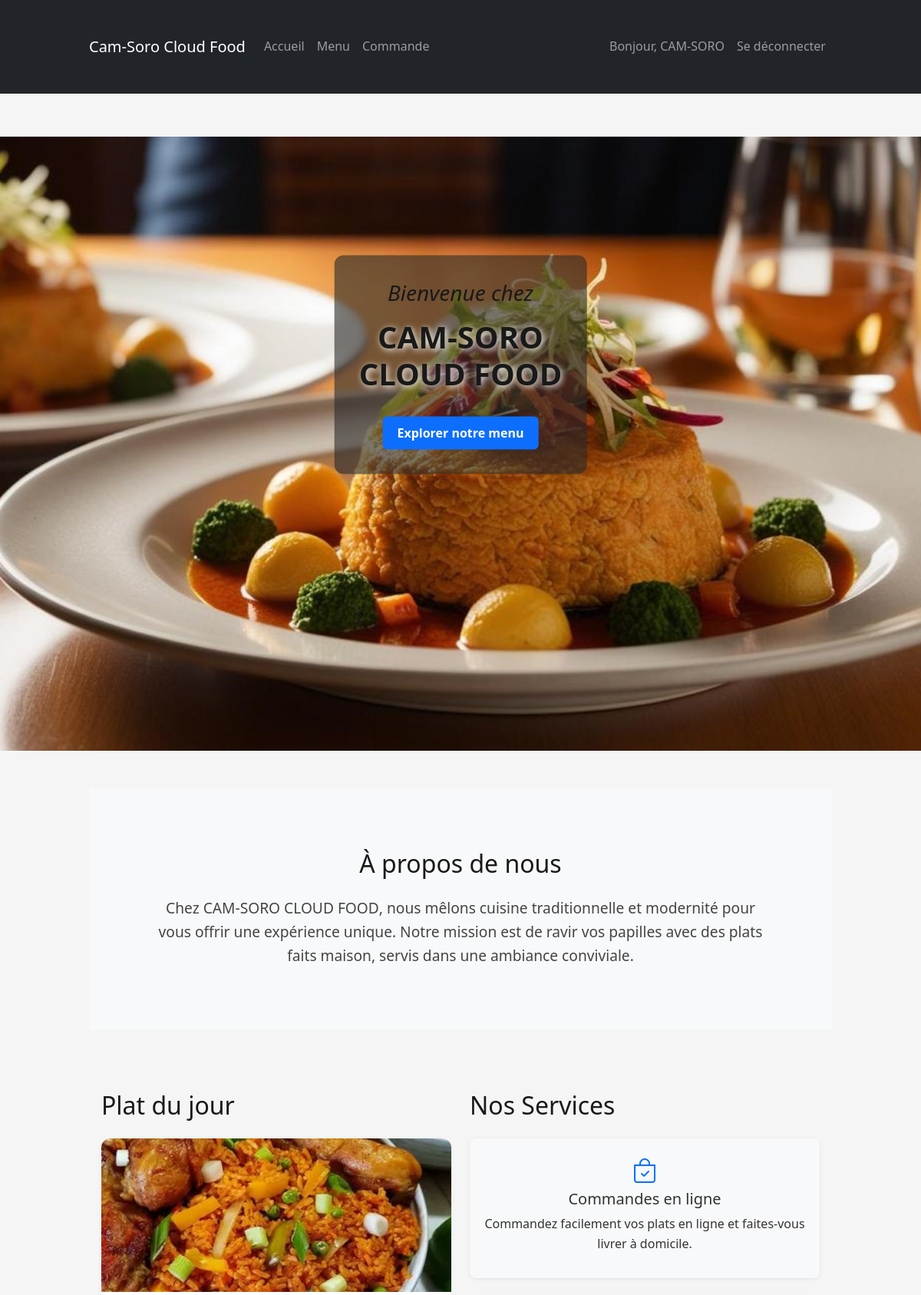
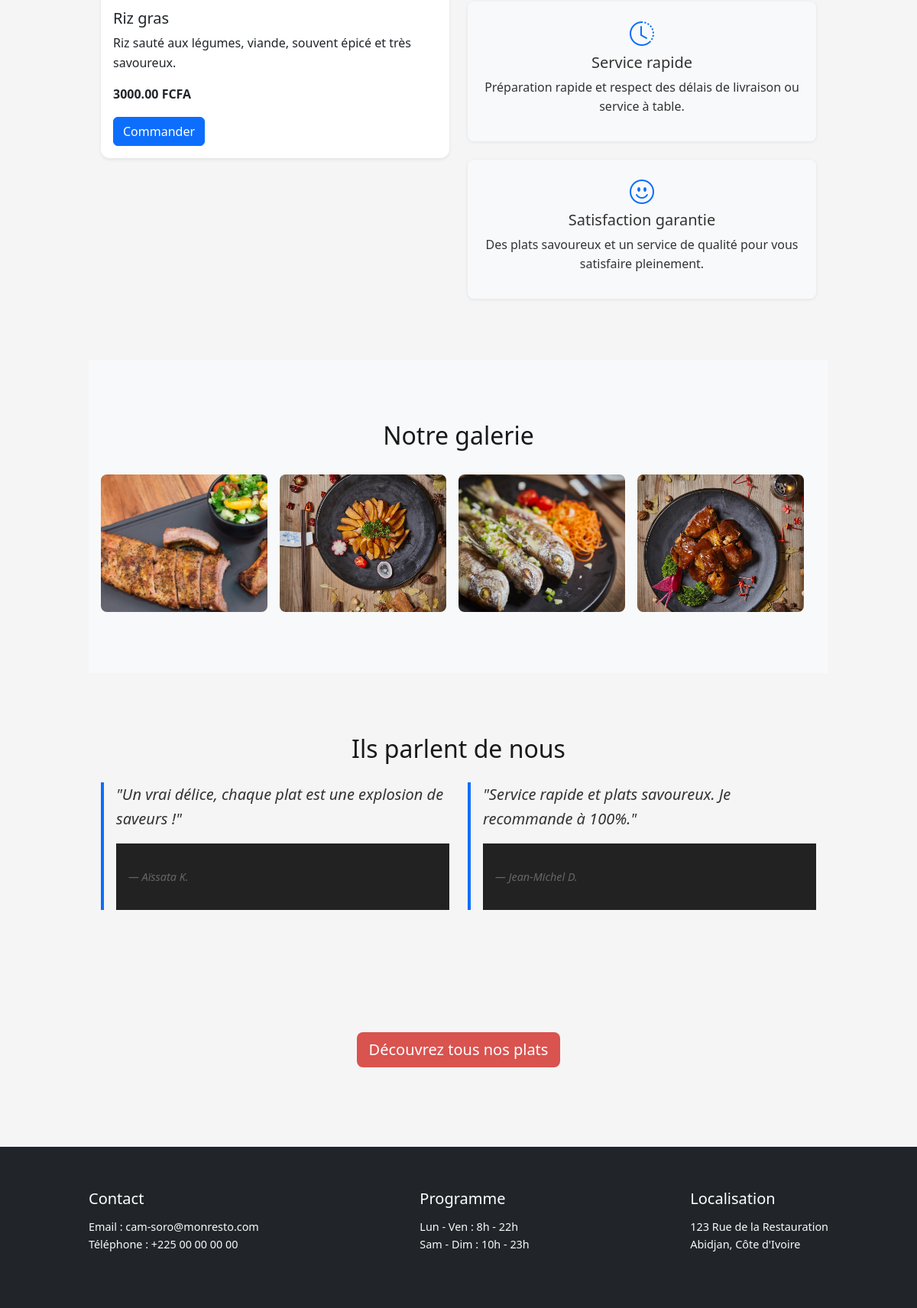
The app's page / (signed in) with its own data (2 pictures, top to bottom).
### app/models.py (models this page shows, shortened)
class DailySpecial(models.Model):
    date = models.DateField()
    menu = models.ForeignKey(Menu, on_delete=models.CASCADE)

class Menu(models.Model):
    name = models.CharField(max_length=100)          # Nom du plat
    description = models.TextField(blank=True)       # Description du plat
    price = models.DecimalField(max_digits=6, decimal_places=2)  # Prix du plat
    image = models.ImageField(upload_to='images/', blank=True, null=True)  # Image du plat (optionnelle)

### app/views.py (the view)
# urls.py: 2. Add a URL to urlpatterns:  path('', views.home, name='home')
def home(request):
    special = DailySpecial.objects.order_by('-date').first()
    return render(request, 'app/home.html', {'special': special})

### app/templates/app/home.html (shortened to what this page needs)
{% extends 'app/base.html' %}
{% load static %}
{% block content %}
<div id="carousel" class="carousel mb-5">
  <div class="slides">
  </div>
  <div class="carousel-text text-center">
    <h3><em>Bienvenue chez</em></h3>
    <h1>CAM-SORO <br> CLOUD FOOD</h1>
    <a href="{% url 'app:menu_list' %}" class="btn">Explorer notre menu</a>
  </div>
</div>
<section class="bg-light py-5">
  <div class="container">
    <h2 class="text-center mb-4">À propos de nous</h2>
    <p class="lead text-center">
      Chez <strong>CAM-SORO CLOUD FOOD</strong>, nous mêlons cuisine traditionnelle et modernité pour vous offrir une expérience unique.
      Notre mission est de ravir vos papilles avec des plats faits maison, servis dans une ambiance conviviale.
    </p>
  </div>
</section>
<section class="py-5">
  <div class="container">
    <div class="row g-4 align-items-start">
      <div class="col-md-6">
        <h2 class="mb-4">Plat du jour</h2>
        {% if special %}
          {% if special.menu.image %}
            <div class="card h-100 shadow-sm">
              <img src="{{ special.menu.image.url }}" class="card-img-top" alt="{{ special.menu.name }}">
              <div class="card-body">
                <h5 class="card-title">{{ special.menu.name }}</h5>
                <p class="card-text">{{ special.menu.description }}</p>
                <p class="card-text"><strong>{{ special.menu.price }} FCFA</strong></p>
                <a href="{% url 'app:commande_create' %}" class="btn btn-primary">Commander</a>
              </div>
            </div>
          {% else %}
            <p>Le plat du jour n'a pas d'image.</p>
          {% endif %}
        {% else %}
          <p>Aucun plat du jour n’est disponible actuellement.</p>
        {% endif %}
      </div>
      <div class="col-md-6">
        <h2 class="mb-4">Nos Services</h2>
        <div class="services">
          <div>
            <i class="bi bi-bag-check"></i>
            <h5>Commandes en ligne</h5>
            <p>Commandez facilement vos plats en ligne et faites-vous livrer à domicile.</p>
          </div>
          <div>
            <i class="bi bi-clock-history"></i>
            <h5>Service rapide</h5>
            <p>Préparation rapide et respect des délais de livraison ou service à table.</p>
          </div>
          <div>
            <i class="bi bi-emoji-smile"></i>
            <h5>Satisfaction garantie</h5>
            <p>Des plats savoureux et un service de qualité pour vous satisfaire pleinement.</p>
          </div>
        </div>
      </div>
    </div>
  </div>
</section>
<section class="py-5 bg-light">
  <div class="container">
    <h2 class="text-center mb-4">Notre galerie</h2>
    <div class="gallery">
      {% for i in "1234" %}
        <img src="{% static 'app/images/gallery'|add:i|stringformat:'s'|add:'.jpg' %}" alt="Photo {{ i }}">
      {% endfor %}
    </div>
  </div>
</section>
<section class="py-5">
  <div class="container">
    <h2 class="text-center mb-4">Ils parlent de nous</h2>
    <div class="row">
      <div class="col-md-6">
        <blockquote class="blockquote">
          <p>"Un vrai délice, chaque plat est une explosion de saveurs !"</p>
          <footer class="blockquote-footer">Aïssata K.</footer>
        </blockquote>
      </div>
      <div class="col-md-6">
        <blockquote class="blockquote">
          <p>"Service rapide et plats savoureux. Je recommande à 100%."</p>
          <footer class="blockquote-footer">Jean-Michel D.</footer>
        </blockquote>
      </div>
    </div>
  </div>
</section>
<section class="text-center py-5">
  <a href="{% url 'app:menu_list' %}" class="btn btn-lg btn-danger">Découvrez tous nos plats</a>
</section>
{% endblock %}

### app/templates/app/base.html (shortened to what this page needs)
{% load static %}
<!DOCTYPE html>
<html lang="fr">
<head>
    <link href="https://cdn.jsdelivr.net/npm/bootstrap@5.3.0/dist/css/bootstrap.min.css" rel="stylesheet" />
    <link rel="stylesheet" href="https://cdn.jsdelivr.net/npm/bootstrap-icons@1.10.5/font/bootstrap-icons.css">
    <link rel="stylesheet" href="{% static 'app/css/styles.css' %}"/>
    <link rel="stylesheet" href="{% static 'app/css/carousels.css' %}"/>
</head>
<body>
<nav class="navbar navbar-expand-lg navbar-dark bg-dark">
  <div class="container">
    <a class="navbar-brand" href="{% url 'app:home' %}">Cam-Soro Cloud Food</a>
    <div class="collapse navbar-collapse" id="navbarNav">
      <ul class="navbar-nav me-auto mb-2 mb-lg-0">
        <li class="nav-item">
          <a class="nav-link" href="{% url 'app:home' %}">Accueil</a>
        </li>
        <li class="nav-item">
          <a class="nav-link" href="{% url 'app:menu_list' %}">Menu</a>
        </li>
        <li class="nav-item">
          <a class="nav-link" href="{% url 'app:commande_list' %}">Commande</a>
        </li>
      </ul>
      <ul class="navbar-nav ms-auto">
        {% if user.is_authenticated %}
          <li class="nav-item">
            <a class="nav-link" href="{% url 'app:profile' %}">Bonjour, {{ user.username }}</a>
          </li>
          <li class="nav-item">
            <a class="nav-link" href="{% url 'app:logout' %}">Se déconnecter</a>
          </li>
        {% else %}
          <li class="nav-item">
            <a class="nav-link" href="{% url 'app:login' %}">Se connecter</a>
          </li>
        {% endif %}
      </ul>
    </div>
  </div>
</nav>
<main class="container my-4">
  {% block content %}
  {% endblock %}
</main>
<footer class="bg-dark text-light py-4 mt-auto">
  <div class="container d-flex justify-content-between">
    <div>
      <h5>Contact</h5>
      <p>Email : cam-soro@monresto.com<br>Téléphone : +225 00 00 00 00</p>
    </div>
    <div>
      <h5>Programme</h5>
      <p>Lun - Ven : 8h - 22h<br>Sam - Dim : 10h - 23h</p>
    </div>
    <div>
      <h5>Localisation</h5>
      <p>123 Rue de la Restauration<br>Abidjan, Côte d'Ivoire</p>
    </div>
  </div>
</footer>
</body>
</html>

### app/static/app/css/styles.css (style rules this page uses)
body { font-family: 'Segoe UI', Tahoma, Geneva, Verdana, sans-serif; background-color: #f5f5f5; color: #333; margin: 0; padding: 0; line-height: 1.6; }
h1, h2, h3 { color: #191919; margin-bottom: 1rem; }
a { color: #0d6efd; text-decoration: none; }
.container { max-width: 1000px; margin: auto; padding: 2rem 1rem; }
.card { border: none; border-radius: 12px; overflow: hidden; box-shadow: 0 2px 8px rgba(0, 0, 0, 0.08); transition: transform 0.2s ease-in-out; }
.card-img-top { height: 200px; object-fit: cover; }
footer { background-color: #222; color: #ccc; padding: 2rem 1rem; margin-top: 4rem; font-size: 0.9rem; }
footer h5 { color: white; margin-bottom: 0.8rem; }
.btn-primary { background-color: #0d6efd; border-color: #0d6efd; }
.btn-danger { background-color: #d9534f; border: none; }
#carousel { position: relative; width: 100vw; margin-left: calc(-50vw + 50%); height: 100vh; overflow: hidden; }
#carousel .slides { display: flex; width: 200%; animation: scroll-carousel 70s linear infinite; }
#carousel .carousel-text { position: absolute; top: 30%; left: 50%; transform: translate(-50%, -30%); background-color: rgba(43, 43, 43, 0.6); color: #fff; padding: 2rem; border-radius: 12px; text-align: center; }
#carousel .carousel-text h1 { font-size: 2.5rem; margin-bottom: 1rem; }
#carousel .carousel-text .btn { background-color: #0d6efd; color: white; padding: 0.6rem 1.2rem; border-radius: 6px; font-weight: bold; border: none; }
.services { display: flex; flex-direction: column; gap: 1.5rem; }
.services div { background-color: #f8f9fa; padding: 1rem; border-radius: 8px; box-shadow: 0 1px 4px rgba(0,0,0,0.08); text-align: center; }
.services i { font-size: 2rem; color: #0d6efd; margin-bottom: 0.5rem; }
.gallery { display: flex; flex-wrap: wrap; gap: 1rem; margin-top: 2rem; }
.gallery img { flex: 1 0 calc(25% - 1rem); max-width: calc(25% - 1rem); height: 180px; object-fit: cover; border-radius: 8px; transition: transform 0.3s ease; }
.blockquote { border-left: 4px solid #0d6efd; padding-left: 1rem; margin-bottom: 2rem; font-style: italic; }
.blockquote-footer { display: block; margin-top: 0.5rem; color: #666; font-size: 0.9rem; }
.bg-light { background-color: #f8f9fa; }
.lead { font-size: 1.2rem; max-width: 800px; margin: 0 auto; color: #444; }

### app/static/app/css/carousels.css (style rules this page uses)
#carousel { position: relative; width: 100vw; margin-left: calc(-50vw + 50%); height: 100vh; overflow: hidden; }
.slides { display: flex; width: 200%; animation: scroll-carousel 70s linear infinite; }
.carousel-text { position: absolute; top: 50%; left: 50%; transform: translate(-50%, -50%); color: white; text-align: center; z-index: 2; }
.carousel-text h1 { font-size: 3rem; font-weight: 800; text-shadow: 2px 2px 8px rgb(254, 254, 254); }
.carousel-text .btn { background-color: #0e90f4; color: white; padding: 0.8rem 1.5rem; margin-top: 1rem; text-decoration: none; border-radius: 5px; display: inline-block; font-weight: 600; }

### records on screen
DailySpecial: menu.image (picture), menu.name "Riz gras", menu.description "Riz sauté aux légumes, viande, souvent épicé et très savoureux.", menu.price "3000.00"

### other values on screen
{{ user.username }} "CAM-SORO"
